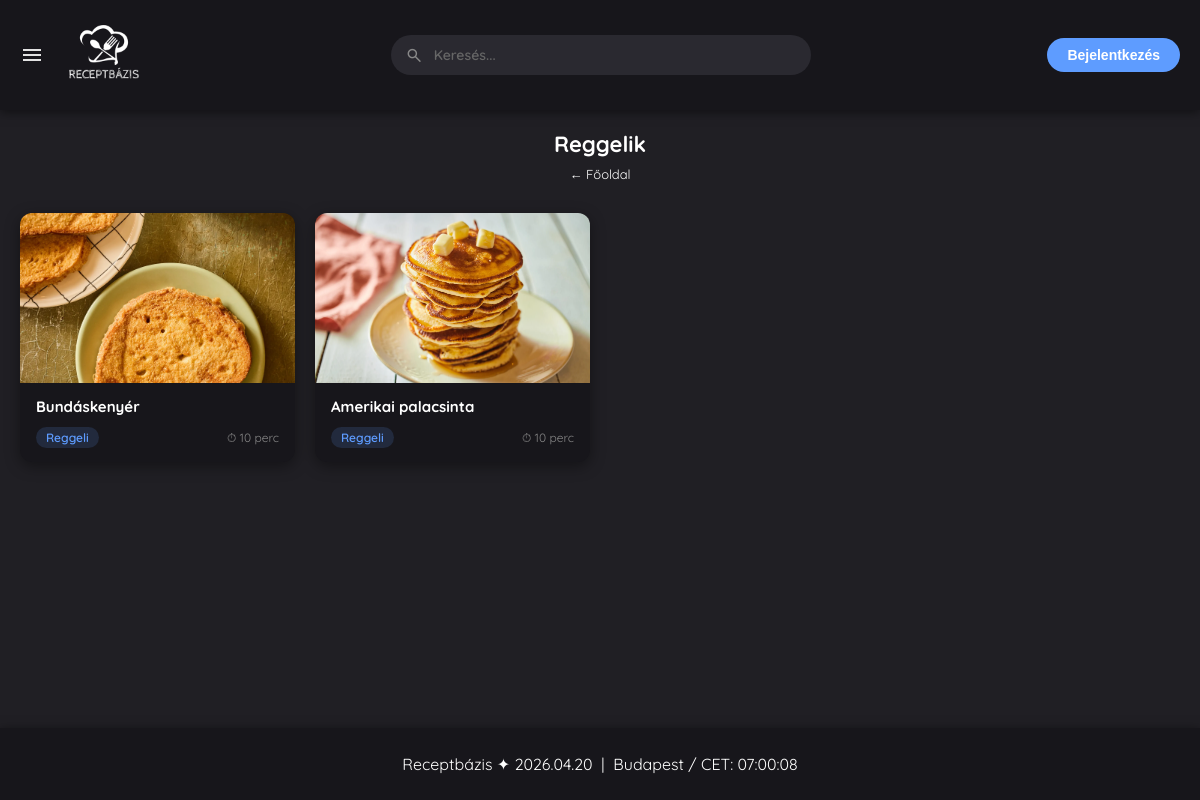
Screenshot of /home.php?kategoria=Reggeli with the database file from the repository.
### tables this page shows
CREATE TABLE `receptek` (
  `id` int(11) NOT NULL,
  `felhasznalo_id` int(11) NOT NULL,
  `cim` varchar(150) NOT NULL,
  `leiras` text NOT NULL,
  `hozzavalok` text NOT NULL,
  `elkeszitesi_ido` int(11) DEFAULT NULL,
  `letrehozva` timestamp NOT NULL DEFAULT current_timestamp(),
  `kategoria` varchar(50) NOT NULL,
  `indexkep` varchar(255) DEFAULT NULL,
  `receptkep` varchar(255) DEFAULT NULL,
  `youtube_link` varchar(255) DEFAULT NULL
);

### home.php (the view, shortened to what this page needs)
<!DOCTYPE html>
<html lang="hu">
<head>
    <link rel="stylesheet" href="style.css">
</head>
<body>
<?php include 'header.php'; ?>
<?php include 'footer.php'; ?>
<?php include 'adatkapcsolat.php'; ?>
<?php
$kategoria = trim($_GET['kategoria'] ?? '');
if ($kategoria) {
    $stmt = $conn->prepare("SELECT id, cim, kategoria, elkeszitesi_ido, indexkep FROM receptek WHERE kategoria = ? ORDER BY letrehozva DESC");
    $stmt->bind_param("s", $kategoria);
    $stmt->execute();
    $receptek = $stmt->get_result()->fetch_all(MYSQLI_ASSOC);
} else {
    $eredmeny = $conn->query("SELECT id, cim, kategoria, elkeszitesi_ido, indexkep FROM receptek ORDER BY RAND() LIMIT 8");
    $receptek = $eredmeny->fetch_all(MYSQLI_ASSOC);
}
$kategoriaFeliratok = [
    'Reggeli'  => 'Reggelik',
    'Leves'    => 'Levesek',
    'Főfogás'  => 'Főfogások',
    'Saláta'   => 'Saláták / Vegán',
    'Desszert' => 'Desszertek',
    'Ital'     => 'Italok',
];
$oldalCim = $kategoria ? ($kategoriaFeliratok[$kategoria] ?? $kategoria) : 'Ajánlásaink';
?>
<div class="receptek-szekció">
    <div class="szekció-fejléc">
        <h2><?= htmlspecialchars($oldalCim) ?></h2>
        <?php if ($kategoria): ?>
            <a href="home.php" style="font-size:13px; color:#fff; text-decoration:none;">← Főoldal</a>
        <?php endif; ?>
    </div>
    <?php if (count($receptek) > 0): ?>
        <div class="recept-racs">
            <?php foreach ($receptek as $r): ?>
                <a href="recept.php?id=<?= $r['id'] ?>" class="recept-kartya">
                    <?php if (!empty($r['indexkep']) && file_exists($r['indexkep'])): ?>
                        <img src="<?= htmlspecialchars($r['indexkep']) ?>"
                             alt="<?= htmlspecialchars($r['cim']) ?>"
                             class="recept-boritokep">
                    <?php else: ?>
                        <div class="kep-helyettesito">🍴</div>
                    <?php endif; ?>
                    <div class="kartya-adatok">
                        <p class="kartya-cim"><?= htmlspecialchars($r['cim']) ?></p>
                        <div class="kartya-meta">
                            <span class="kat-jelveny"><?= htmlspecialchars($r['kategoria']) ?></span>
                            <?php if (!empty($r['elkeszitesi_ido'])): ?>
                                <span class="ido-szoveg">⏱ <?= $r['elkeszitesi_ido'] ?> perc</span>
                            <?php endif; ?>
                        </div>
                    </div>
                </a>
            <?php endforeach; ?>
        </div>
    <?php endif; ?>
</div>
<video autoplay muted loop id="videohatter">
    <source src="img/hatter.mp4" type="video/mp4">
</video>
</body>
</html>

### style.css (style rules this page uses)
body, html { margin: 0; padding: 0; width: 100%; height: 100%; overflow-x: hidden; font-family: 'Quicksand', sans-serif; }
#videohatter { position: fixed; right: 0; bottom: 0; min-width: 100%; min-height: 100%; z-index: -1; object-fit: cover; }
body.sotettema { background-color: #201F24; color: #ffffff; }

### home.php (style rules this page uses)
.receptek-szekció { max-width: 1200px; margin: 130px auto 80px auto; padding: 0 20px; }
.szekció-fejléc { text-align: center; margin-bottom: 30px; }
.szekció-fejléc h2 { font-size: 22px; font-weight: 700; margin: 0 0 5px 0; }
.recept-racs { display: grid; grid-template-columns: repeat(auto-fill, minmax(250px, 1fr)); gap: 20px; }
.recept-kartya { border-radius: 12px; overflow: hidden; text-decoration: none; display: flex; flex-direction: column; transition: transform 0.2s ease, box-shadow 0.2s ease; }
body.sotettema .recept-kartya { background-color: #17161B; box-shadow: 0 4px 15px rgba(0,0,0,0.4); color: #fff; }
.recept-boritokep { width: 100%; height: 170px; object-fit: cover; display: block; }
.kartya-adatok { padding: 14px 16px; flex: 1; display: flex; flex-direction: column; gap: 6px; }
.kartya-cim { font-size: 15px; font-weight: 700; margin: 0; line-height: 1.3; }
.kartya-meta { display: flex; align-items: center; justify-content: space-between; font-size: 12px; margin-top: 4px; }
.kat-jelveny { background-color: rgba(94,156,255,0.15); color: #5e9cff; padding: 3px 10px; border-radius: 20px; font-weight: 600; }
.ido-szoveg { color: #888; }

### rows the page displays
receptek: indexkep (picture), cim "Bundáskenyér", kategoria "Reggeli", elkeszitesi_ido "10"
receptek: indexkep (picture), cim "Amerikai palacsinta", kategoria "Reggeli", elkeszitesi_ido "10"

### other values shown
$oldalCim "Reggelik"
